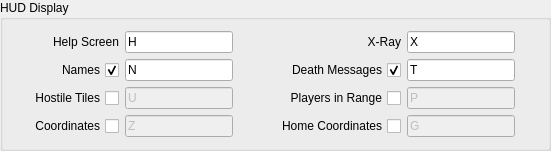
                 <widget class="QGroupBox" name="gBx_HudDisplay">
                  <property name="title">
                   <string>HUD Display</string>
                  </property>
                  <layout class="QGridLayout" name="gridLayout_34">
                   <item row="2" column="1">
                    <widget class="QCheckBox" name="cBx_HostileTiles">
                     <property name="sizePolicy">
                      <sizepolicy hsizetype="Fixed" vsizetype="Fixed">
                       <horstretch>0</horstretch>
                       <verstretch>0</verstretch>
                      </sizepolicy>
                     </property>
                     <property name="maximumSize">
                      <size>
                       <width>16777215</width>
                       <height>16777215</height>
                      </size>
                     </property>
                     <property name="layoutDirection">
                      <enum>Qt::RightToLeft</enum>
                     </property>
                     <property name="text">
                      <string>Hostile Tiles</string>
                     </property>
                    </widget>
                   </item>
                   <item row="3" column="6">
                    <widget class="QKeySequenceEdit" name="kSE_HomeCoordinates">
                     <property name="enabled">
                      <bool>false</bool>
                     </property>
                     <property name="maximumSize">
                      <size>
                       <width>128</width>
                       <height>16777215</height>
                      </size>
                     </property>
                     <property name="keySequence">
                      <string>G</string>
                     </property>
                    </widget>
                   </item>
                   <item row="2" column="5">
                    <widget class="QCheckBox" name="cBx_PlayersInRange">
                     <property name="sizePolicy">
                      <sizepolicy hsizetype="Fixed" vsizetype="Fixed">
                       <horstretch>0</horstretch>
                       <verstretch>0</verstretch>
                      </sizepolicy>
                     </property>
                     <property name="maximumSize">
                      <size>
                       <width>16777215</width>
                       <height>16777215</height>
                      </size>
                     </property>
                     <property name="layoutDirection">
                      <enum>Qt::RightToLeft</enum>
                     </property>
                     <property name="text">
                      <string>Players in Range</string>
                     </property>
                     <property name="checked">
                      <bool>false</bool>
                     </property>
                    </widget>
                   </item>
                   <item row="3" column="7">
                    <widget class="QPushButton" name="Btn_HomeCoordinates_Reset">
                     <property name="enabled">
                      <bool>false</bool>
                     </property>
                     <property name="maximumSize">
                      <size>
                       <width>16</width>
                       <height>16</height>
                      </size>
                     </property>
                     <property name="text">
                      <string/>
                     </property>
                     <property name="icon">
                      <iconset resource="resources.qrc">
                       <normaloff>:/Images/Reset_Icon_16px</normaloff>:/Images/Reset_Icon_16px</iconset>
                     </property>
                     <property name="flat">
                      <bool>true</bool>
                     </property>
                    </widget>
                   </item>
                   <item row="1" column="7">
                    <widget class="QPushButton" name="Btn_DeathMessage_Reset">
                     <property name="maximumSize">
                      <size>
                       <width>16</width>
                       <height>16</height>
                      </size>
                     </property>
                     <property name="text">
                      <string/>
                     </property>
                     <property name="icon">
                      <iconset resource="resources.qrc">
                       <normaloff>:/Images/Reset_Icon_16px</normaloff>:/Images/Reset_Icon_16px</iconset>
                     </property>
                     <property name="flat">
                      <bool>true</bool>
                     </property>
                    </widget>
                   </item>
                   <item row="1" column="6">
                    <widget class="QKeySequenceEdit" name="kSE_DeathMessage">
                     <property name="maximumSize">
                      <size>
                       <width>128</width>
                       <height>16777215</height>
                      </size>
                     </property>
                     <property name="keySequence">
                      <string>T</string>
                     </property>
                    </widget>
                   </item>
                   <item row="1" column="0">
                    <spacer name="hSp_Names">
                     <property name="orientation">
                      <enum>Qt::Horizontal</enum>
                     </property>
                     <property name="sizeType">
                      <enum>QSizePolicy::Expanding</enum>
                     </property>
                     <property name="sizeHint" stdset="0">
                      <size>
                       <width>15</width>
                       <height>17</height>
                      </size>
                     </property>
                    </spacer>
                   </item>
                   <item row="1" column="3">
                    <widget class="QPushButton" name="Btn_Names_Reset">
                     <property name="maximumSize">
                      <size>
                       <width>16</width>
                       <height>16</height>
                      </size>
                     </property>
                     <property name="text">
                      <string/>
                     </property>
                     <property name="icon">
                      <iconset resource="resources.qrc">
                       <normaloff>:/Images/Reset_Icon_16px</normaloff>:/Images/Reset_Icon_16px</iconset>
                     </property>
                     <property name="flat">
                      <bool>true</bool>
                     </property>
                    </widget>
                   </item>
                   <item row="3" column="3">
                    <widget class="QPushButton" name="Btn_Coordinates_Reset">
                     <property name="enabled">
                      <bool>false</bool>
                     </property>
                     <property name="maximumSize">
                      <size>
                       <width>16</width>
                       <height>16</height>
                      </size>
                     </property>
                     <property name="text">
                      <string/>
                     </property>
                     <property name="icon">
                      <iconset resource="resources.qrc">
                       <normaloff>:/Images/Reset_Icon_16px</normaloff>:/Images/Reset_Icon_16px</iconset>
                     </property>
                     <property name="flat">
                      <bool>true</bool>
                     </property>
                    </widget>
                   </item>
                   <item row="1" column="4">
                    <spacer name="hSp_DeathMessage">
                     <property name="orientation">
                      <enum>Qt::Horizontal</enum>
                     </property>
                     <property name="sizeType">
                      <enum>QSizePolicy::Expanding</enum>
                     </property>
                     <property name="sizeHint" stdset="0">
                      <size>
                       <width>15</width>
                       <height>17</height>
                      </size>
                     </property>
                    </spacer>
                   </item>
                   <item row="0" column="3">
                    <widget class="QPushButton" name="Btn_HelpScreen_Reset">
                     <property name="maximumSize">
                      <size>
                       <width>16</width>
                       <height>16</height>
                      </size>
                     </property>
                     <property name="text">
                      <string/>
                     </property>
                     <property name="icon">
                      <iconset resource="resources.qrc">
                       <normaloff>:/Images/Reset_Icon_16px</normaloff>:/Images/Reset_Icon_16px</iconset>
                     </property>
                     <property name="flat">
                      <bool>true</bool>
                     </property>
                    </widget>
                   </item>
                   <item row="2" column="0">
                    <spacer name="hSp_HostileTiles">
                     <property name="orientation">
                      <enum>Qt::Horizontal</enum>
                     </property>
                     <property name="sizeType">
                      <enum>QSizePolicy::Expanding</enum>
                     </property>
                     <property name="sizeHint" stdset="0">
                      <size>
                       <width>15</width>
                       <height>17</height>
                      </size>
                     </property>
                    </spacer>
                   </item>
                   <item row="0" column="4">
                    <spacer name="hSp_XRay">
                     <property name="orientation">
                      <enum>Qt::Horizontal</enum>
                     </property>
                     <property name="sizeType">
                      <enum>QSizePolicy::Expanding</enum>
                     </property>
                     <property name="sizeHint" stdset="0">
                      <size>
                       <width>15</width>
                       <height>17</height>
                      </size>
                     </property>
                    </spacer>
                   </item>
                   <item row="3" column="4">
                    <spacer name="hSp_HomeCoordinates">
                     <property name="orientation">
                      <enum>Qt::Horizontal</enum>
                     </property>
                     <property name="sizeType">
                      <enum>QSizePolicy::Expanding</enum>
                     </property>
                     <property name="sizeHint" stdset="0">
                      <size>
                       <width>15</width>
                       <height>17</height>
                      </size>
                     </property>
                    </spacer>
                   </item>
                   <item row="1" column="2">
                    <widget class="QKeySequenceEdit" name="kSE_Names">
                     <property name="maximumSize">
                      <size>
                       <width>128</width>
                       <height>16777215</height>
                      </size>
                     </property>
                     <property name="keySequence">
                      <string>N</string>
                     </property>
                    </widget>
                   </item>
                   <item row="3" column="2">
                    <widget class="QKeySequenceEdit" name="kSE_Coordinates">
                     <property name="enabled">
                      <bool>false</bool>
                     </property>
                     <property name="maximumSize">
                      <size>
                       <width>128</width>
                       <height>16777215</height>
                      </size>
                     </property>
                     <property name="keySequence">
                      <string>Z</string>
                     </property>
                    </widget>
                   </item>
                   <item row="0" column="0">
                    <spacer name="hSp_HelpScreen">
                     <property name="orientation">
                      <enum>Qt::Horizontal</enum>
                     </property>
                     <property name="sizeType">
                      <enum>QSizePolicy::Expanding</enum>
                     </property>
                     <property name="sizeHint" stdset="0">
                      <size>
                       <width>15</width>
                       <height>17</height>
                      </size>
                     </property>
                    </spacer>
                   </item>
                   <item row="2" column="2">
                    <widget class="QKeySequenceEdit" name="kSE_HostileTiles">
                     <property name="enabled">
                      <bool>false</bool>
                     </property>
                     <property name="maximumSize">
                      <size>
                       <width>128</width>
                       <height>16777215</height>
                      </size>
                     </property>
                     <property name="keySequence">
                      <string>U</string>
                     </property>
                    </widget>
                   </item>
                   <item row="0" column="7">
                    <widget class="QPushButton" name="Btn_XRay_Reset">
                     <property name="maximumSize">
                      <size>
                       <width>16</width>
                       <height>16</height>
                      </size>
                     </property>
                     <property name="text">
                      <string/>
                     </property>
                     <property name="icon">
                      <iconset resource="resources.qrc">
                       <normaloff>:/Images/Reset_Icon_16px</normaloff>:/Images/Reset_Icon_16px</iconset>
                     </property>
                     <property name="flat">
                      <bool>true</bool>
                     </property>
                    </widget>
                   </item>
                   <item row="3" column="1">
                    <widget class="QCheckBox" name="cBx_Coordinates">
                     <property name="sizePolicy">
                      <sizepolicy hsizetype="Fixed" vsizetype="Fixed">
                       <horstretch>0</horstretch>
                       <verstretch>0</verstretch>
                      </sizepolicy>
                     </property>
                     <property name="maximumSize">
                      <size>
                       <width>16777215</width>
                       <height>16777215</height>
                      </size>
                     </property>
                     <property name="layoutDirection">
                      <enum>Qt::RightToLeft</enum>
                     </property>
                     <property name="text">
                      <string>Coordinates</string>
                     </property>
                     <property name="checked">
                      <bool>false</bool>
                     </property>
                    </widget>
                   </item>
                   <item row="0" column="2">
                    <widget class="QKeySequenceEdit" name="kSE_HelpScreen">
                     <property name="maximumSize">
                      <size>
                       <width>128</width>
                       <height>16777215</height>
                      </size>
                     </property>
                     <property name="keySequence">
                      <string>H</string>
                     </property>
                    </widget>
                   </item>
                   <item row="2" column="6">
                    <widget class="QKeySequenceEdit" name="kSE_PlayersInRange">
                     <property name="enabled">
                      <bool>false</bool>
                     </property>
                     <property name="maximumSize">
                      <size>
                       <width>128</width>
                       <height>16777215</height>
                      </size>
                     </property>
                     <property name="keySequence">
                      <string>P</string>
                     </property>
                    </widget>
                   </item>
                   <item row="1" column="1">
                    <widget class="QCheckBox" name="cBx_Names">
                     <property name="sizePolicy">
                      <sizepolicy hsizetype="Fixed" vsizetype="Fixed">
                       <horstretch>0</horstretch>
                       <verstretch>0</verstretch>
                      </sizepolicy>
                     </property>
                     <property name="maximumSize">
                      <size>
                       <width>16777215</width>
                       <height>16777215</height>
                      </size>
                     </property>
                     <property name="layoutDirection">
                      <enum>Qt::RightToLeft</enum>
                     </property>
                     <property name="text">
                      <string>Names</string>
                     </property>
                     <property name="checked">
                      <bool>true</bool>
                     </property>
                    </widget>
                   </item>
                   <item row="2" column="4">
                    <spacer name="hSp_PlayersInRange">
                     <property name="orientation">
                      <enum>Qt::Horizontal</enum>
                     </property>
                     <property name="sizeType">
                      <enum>QSizePolicy::Expanding</enum>
                     </property>
                     <property name="sizeHint" stdset="0">
                      <size>
                       <width>15</width>
                       <height>17</height>
                      </size>
                     </property>
                    </spacer>
                   </item>
                   <item row="3" column="5">
                    <widget class="QCheckBox" name="cBx_HomeCoordinates">
                     <property name="sizePolicy">
                      <sizepolicy hsizetype="Fixed" vsizetype="Fixed">
                       <horstretch>0</horstretch>
                       <verstretch>0</verstretch>
                      </sizepolicy>
                     </property>
                     <property name="maximumSize">
                      <size>
                       <width>16777215</width>
                       <height>16777215</height>
                      </size>
                     </property>
                     <property name="layoutDirection">
                      <enum>Qt::RightToLeft</enum>
                     </property>
                     <property name="text">
                      <string>Home Coordinates</string>
                     </property>
                    </widget>
                   </item>
                   <item row="1" column="5">
                    <widget class="QCheckBox" name="cBx_DeathMessage">
                     <property name="sizePolicy">
                      <sizepolicy hsizetype="Fixed" vsizetype="Fixed">
                       <horstretch>0</horstretch>
                       <verstretch>0</verstretch>
                      </sizepolicy>
                     </property>
                     <property name="maximumSize">
                      <size>
                       <width>16777215</width>
                       <height>16777215</height>
                      </size>
                     </property>
                     <property name="layoutDirection">
                      <enum>Qt::RightToLeft</enum>
                     </property>
                     <property name="text">
                      <string>Death Messages</string>
                     </property>
                     <property name="checked">
                      <bool>true</bool>
                     </property>
                    </widget>
                   </item>
                   <item row="0" column="1">
                    <widget class="QLabel" name="lbl_HelpScreen">
                     <property name="text">
                      <string>Help Screen</string>
                     </property>
                     <property name="alignment">
                      <set>Qt::AlignRight|Qt::AlignTrailing|Qt::AlignVCenter</set>
                     </property>
                    </widget>
                   </item>
                   <item row="0" column="6">
                    <widget class="QKeySequenceEdit" name="kSE_XRay">
                     <property name="maximumSize">
                      <size>
                       <width>128</width>
                       <height>16777215</height>
                      </size>
                     </property>
                     <property name="keySequence">
                      <string>X</string>
                     </property>
                    </widget>
                   </item>
                   <item row="0" column="5">
                    <widget class="QLabel" name="lbl_XRay">
                     <property name="text">
                      <string>X-Ray</string>
                     </property>
                     <property name="alignment">
                      <set>Qt::AlignRight|Qt::AlignTrailing|Qt::AlignVCenter</set>
                     </property>
                    </widget>
                   </item>
                   <item row="2" column="3">
                    <widget class="QPushButton" name="Btn_HostileTiles_Reset">
                     <property name="enabled">
                      <bool>false</bool>
                     </property>
                     <property name="maximumSize">
                      <size>
                       <width>16</width>
                       <height>16</height>
                      </size>
                     </property>
                     <property name="text">
                      <string/>
                     </property>
                     <property name="icon">
                      <iconset resource="resources.qrc">
                       <normaloff>:/Images/Reset_Icon_16px</normaloff>:/Images/Reset_Icon_16px</iconset>
                     </property>
                     <property name="flat">
                      <bool>true</bool>
                     </property>
                    </widget>
                   </item>
                   <item row="2" column="7">
                    <widget class="QPushButton" name="Btn_PlayersInRange_Reset">
                     <property name="enabled">
                      <bool>false</bool>
                     </property>
                     <property name="maximumSize">
                      <size>
                       <width>16</width>
                       <height>16</height>
                      </size>
                     </property>
                     <property name="text">
                      <string/>
                     </property>
                     <property name="icon">
                      <iconset resource="resources.qrc">
                       <normaloff>:/Images/Reset_Icon_16px</normaloff>:/Images/Reset_Icon_16px</iconset>
                     </property>
                     <property name="flat">
                      <bool>true</bool>
                     </property>
                    </widget>
                   </item>
                   <item row="3" column="0">
                    <spacer name="hSp_Coordinates">
                     <property name="orientation">
                      <enum>Qt::Horizontal</enum>
                     </property>
                     <property name="sizeType">
                      <enum>QSizePolicy::Expanding</enum>
                     </property>
                     <property name="sizeHint" stdset="0">
                      <size>
                       <width>15</width>
                       <height>17</height>
                      </size>
                     </property>
                    </spacer>
                   </item>
                  </layout>
                 </widget>
